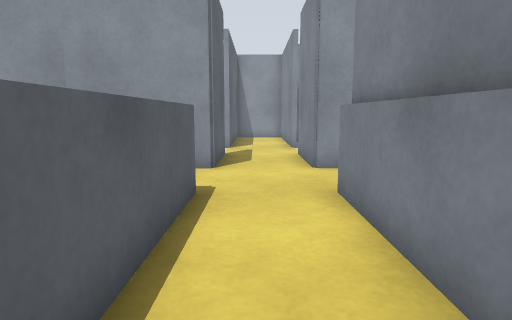
View 1 (above)

18 first-person views from a walk through a world built for the Gazebo simulator. The camera is 0.72 m above the floor, tilts 8° down and sees 75° across. The floor is counted in squares, 0.5 m on a side. Each view is taken from the middle of a square. On the plan, view 1 faces up. The plan holds only what a view shows up to about 15 squares ahead; the rest is blank. The place goes on beyond the plan.

View 2
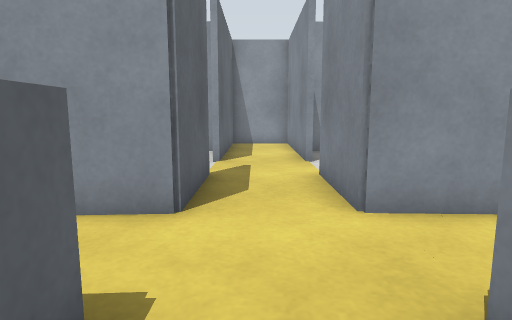

View 3
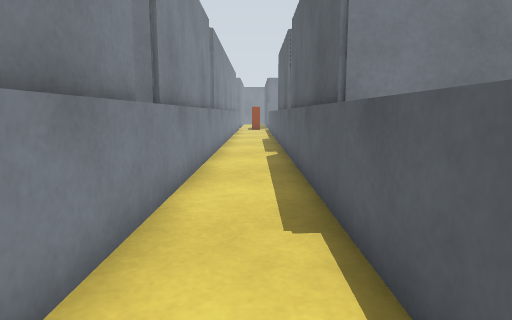

View 4
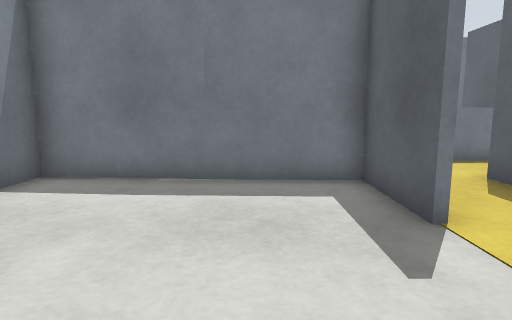

View 5
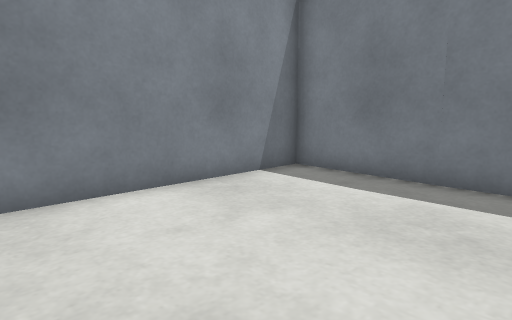

View 6
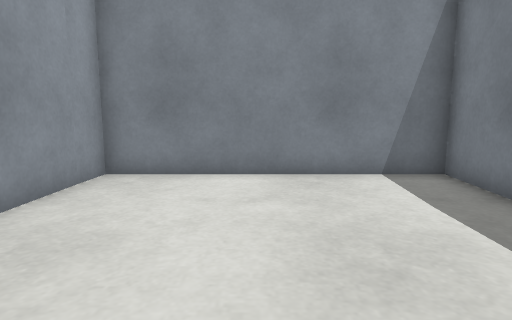

View 7
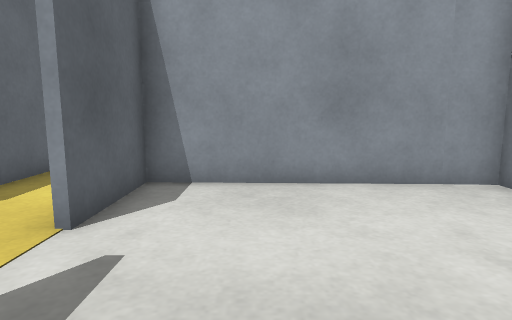

View 8
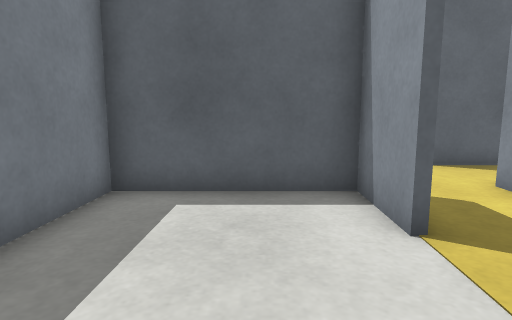

View 9
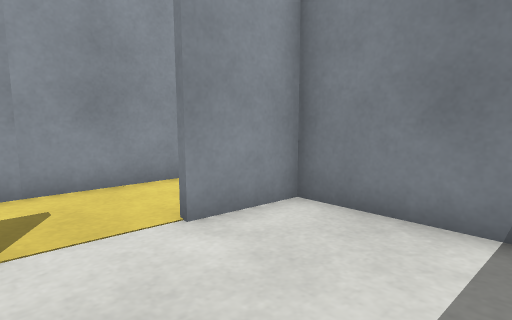

View 10
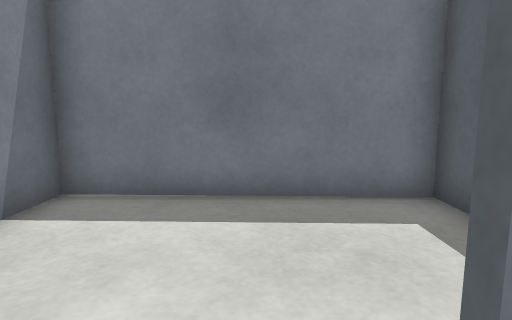

View 11
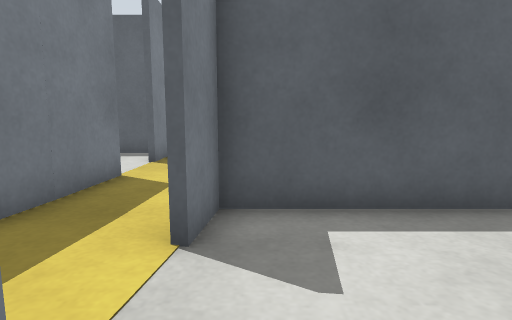

View 12
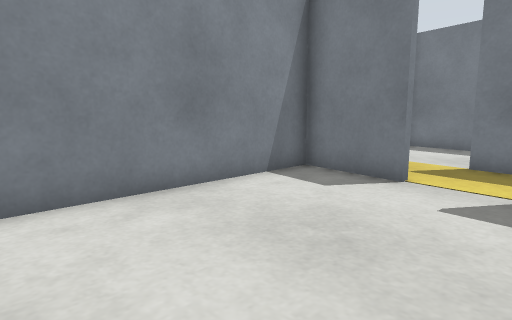

View 13
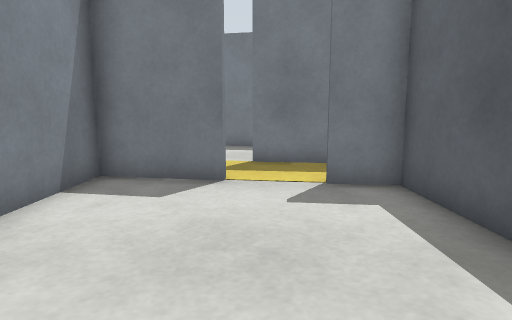

View 14
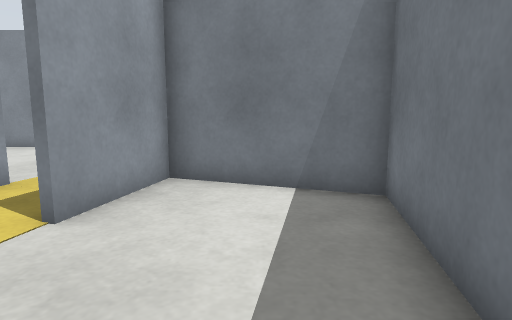

View 15
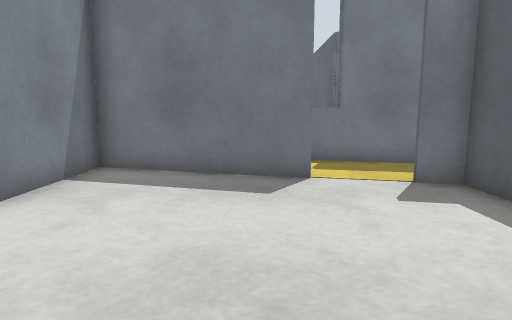

View 16
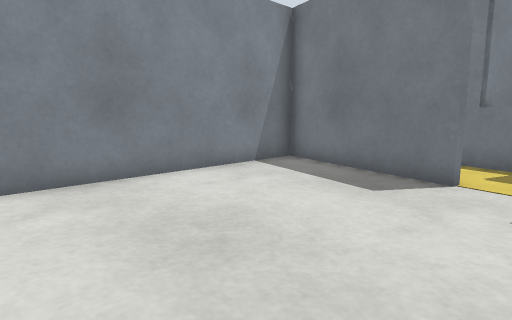

View 17
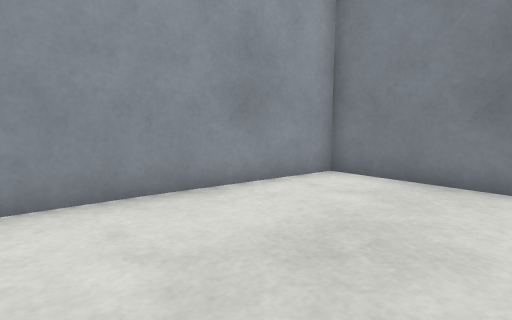

View 18
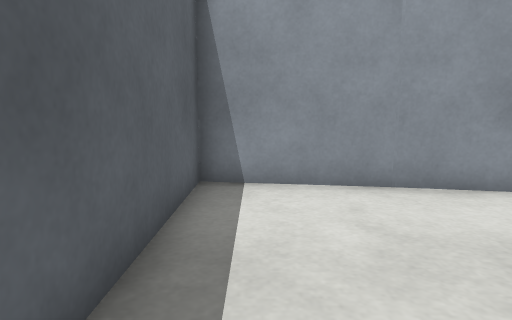

### Floor plan
Points are (right, up) in squares from view 1. A wall is a line through its corners. A room is listed if a view was taken in it or the views show most of it. See-through windows are left out.
Room 1 (views 1, 2, 3, 4, 5, 6, 7, 8, 9, 10)
walls: (1.9, 5.5) (1.9, 1.3) (8.5, 1.1) (8.5, 5.5); (8.9, 8.5) (8.9, 16.5); (1.7, 1.1) (1.7, 5.5); (-1.3, 0.7) (-1.3, -6.6); (8.6, 16.7) (1.7, 16.9); (1.7, -6.6) (1.7, 0.1); (1.7, -8.5) (1.7, -7.6)
low walls: (-1.1, 6) (-1.1, -8.2); (1.5, -8.5) (1.5, 5.5)
ways out: opening at (9, 7) to room 2; opening at (0, 17)
objects: grey box (-2, 6); grey box (-2, 9) to (-1, 9); grey box (-1, 10) to (-1, 12); grey box (-1, 14) to (-1, 16); grey box (2, 9) to (2, 12); grey box (2, 14) to (2, 16); grey box (3, 6) to (4, 6); grey box (3, 9) to (5, 9); grey box (6, 8) to (8, 9); grey box (7, 6) to (8, 6)
Room 2 (views 11, 12, 13, 14)
walls: (15.6, 7.5) (15.6, 14.4); (9.1, 12.9) (9.1, 8.5); (11.8, 0.5) (15.7, -0.3) (17.2, 3.5); (18.6, 2.4) (19, 3.7)
ways out: opening at (9, 7) to room 1; opening at (17.5, 7) to room 3; opening at (19, 4.5)
objects: grey box (9, 5) to (12, 6); grey box (9, 8) to (10, 8); grey box (13, 7) to (15, 8); grey box (14, 4) to (17, 5); grey box (16, 7) to (17, 7); grey box (18, 4) to (19, 4)
Room 3 (views 15, 16, 17, 18)
walls: (18.7, 6.7) (24.2, 5.1) (24.2, 14.5) (19.6, 15.4); (15.8, 8.8) (15.8, 7.5); (15.8, 16) (15.8, 10.4)
ways out: opening at (17.5, 7) to room 2; opening at (19, 15)
objects: grey box (21, 15)

Where each view was taken, in squares from view 1:
view 1: 0 up, 0 right, facing up
view 2: 4 up, 0 right, facing up
view 3: 6 up, 0 right, facing down
view 4: 16 up, 4 right, facing down
view 5: 16 up, 3 right, facing down-right
view 6: 13 up, 1 right, facing right
view 7: 10 up, 4 right, facing up
view 8: 4 up, 8 right, facing left
view 9: 2 up, 4 right, facing up-right
view 10: 7 up, 5 right, facing down
view 11: 9 up, 14 right, facing left
view 12: 15 up, 10 right, facing down-right
view 13: 15 up, 12 right, facing down
view 14: 2 up, 10 right, facing right
view 15: 14 up, 20 right, facing down
view 16: 14 up, 17 right, facing down-right
view 17: 10 up, 17 right, facing up-right
view 18: 9 up, 17 right, facing up
